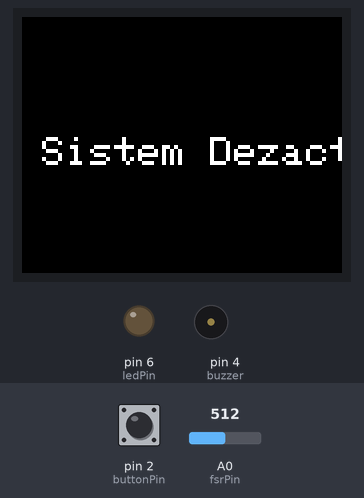
This sketch was run on a simulated Arduino Uno, built with avr-gcc and run on an emulated ATmega328P. On the bench: 160×128 colour display, output pins drawn as LEDs (lit = HIGH), buzzer (waves = sounding). Dashed ring = blinking. The test bench sets the inputs (shaded band); at power-on: A0 (fsrPin) = 512, pin 2 (buttonPin) HIGH. What the sketch prints to the serial monitor is not drawn.

Above: at 1.2 s.
1.3 s: A0 (fsrPin) set to 309
2.8 s: A0 (fsrPin) set to 287
At 3.13 s:
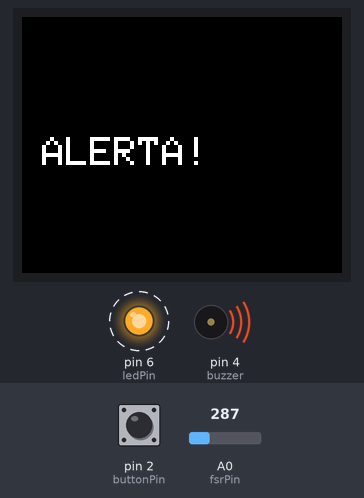
5.2 s: A0 (fsrPin) set to 306
At 5.39 s:
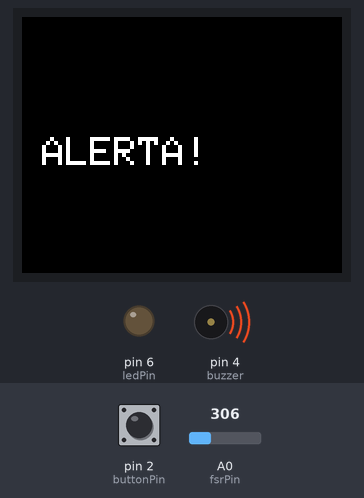
8.2 s: pin 2 (buttonPin) pulled LOW for 0.3 s
At 8.43 s:
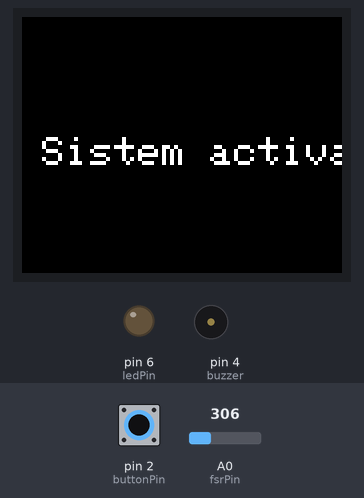
10.1 s: pin 2 (buttonPin) pulled LOW for 1 s
12.7 s: pin 2 (buttonPin) pulled LOW for 3.2 s
Timing chart, 0 to 15.7 s (numbered marks = the images above; inputs shaded):
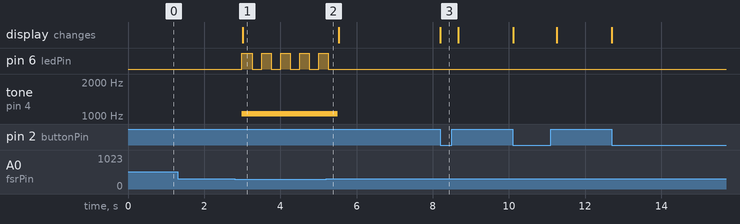

Measured:
- the behaviour switches between 300 and 299 on A0 (fsrPin) (found by bisection; images 0 and 1)
- after the input at 1.3 s, every drawn part: stays the same
- after the input at 2.8 s, pin 6 (ledPin): alternates HIGH for 0.25 s and LOW for 0.25 s, starting after 0.19 s; tone on pin 4 (buzzer): silent → 1050 Hz after 0.19 s; the display: changes after 0.21 s (image 1)
- after the input at 5.2 s, pin 6 (ledPin): goes on until 5.3 s, then stays LOW; tone on pin 4 (buzzer): goes on until 5.5 s, then stays silent
- after the input at 8.2 s, the display: changes at once (image 3)

The sketch:

proiect_beta.ino
```cpp
//TO DO: mai am de legat keypad si de facut logica butonului si a keypadului, de incercat sa nu mai flicare ecranul, incerc sa fac ledul sa palpaie, de facut 8 fire din mama in tata pt keypad


#include <SPI.h>

#include <TFT.h>

#define cs 10
#define dc 9
#define rst 8

TFT TFTscren = TFT(cs, dc, rst);

const int fsrPin = A0;
const int buttonPin = 2;
const int ledPin = 6;
const int buzzer = 4;

const int numChars = 4;
char password[numChars] = { '1', '2', '3', '4' };
char enteredPassword[numChars];

boolean systemArmed = true;

bool alarm = false;

void setup() {
  Serial.begin(9600);
  TFTscren.begin();
  TFTscren.background(0, 0, 0);
  TFTscren.stroke(255, 255, 255);
  TFTscren.setTextSize(2);

  TFTscren.text("Sistem activat!", 10, 60);

  pinMode(fsrPin, INPUT);
  pinMode(buttonPin, INPUT_PULLUP);
  pinMode(ledPin, OUTPUT);
  pinMode(buzzer, OUTPUT);
}

void loop() {
  // Verifică presiunea cu senzorul FSR
  int fsrValue = analogRead(fsrPin);
  Serial.print("Valoare FSR: ");
  Serial.println(fsrValue);
  if (systemArmed == true) {

    if (alarm == false) {
      TFTscren.background(0, 0, 0);
      TFTscren.stroke(255, 255, 255);
      TFTscren.setTextSize(2);
      TFTscren.text("Sistem activat!", 10, 60);
    }

    if (fsrValue < 300 || alarm==true) {
      activateAlarm();
    }

    // Verifică apăsarea butonului
    if (digitalRead(buttonPin) == HIGH) {
      deactivateAlarm();
    }
  }
  delay(200);
}

void activateAlarm() {
  digitalWrite(ledPin, HIGH);
  tone(buzzer, 1050);
  alarm = true;

  TFTscren.background(0, 0, 0);
  TFTscren.stroke(255, 255, 255);
  TFTscren.setTextSize(2);
  TFTscren.text("ALERTA!", 10, 60);

  for (int i = 0; i < 5; ++i) {
    digitalWrite(ledPin, HIGH);
    delay(250);  // Stare HIGH pentru 250 ms
    digitalWrite(ledPin, LOW);
    delay(250);  // Stare LOW pentru 250 ms
  }
}

void deactivateAlarm() {
  digitalWrite(ledPin, LOW);
  noTone(buzzer);
  alarm = false;

  TFTscren.background(0, 0, 0);
  TFTscren.stroke(255, 255, 255);
  TFTscren.setTextSize(2);
  TFTscren.text("Sistem Dezactivat!", 10, 60);
}
```
